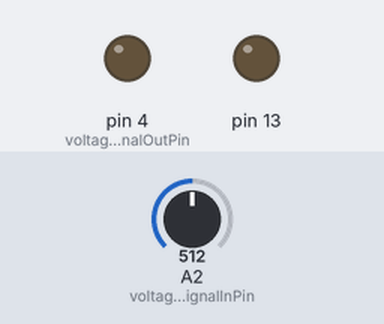
The sketch below on a simulated Arduino Uno, built with avr-gcc and run on an emulated ATmega328P. Shown: output pins drawn as LEDs (lit = HIGH). Inputs (shaded band) come from the test bench; at power-on: A2 (voltageSignalInPin) = 512. What the sketch prints to the serial monitor is not drawn.

Above: at 0.2 s.
Timing chart, 0 to 1.9 s (numbered marks = the images above):
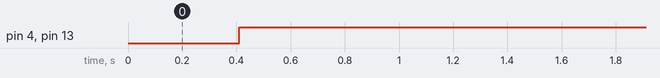

Measured:
- by itself, pin 4 (voltageSignalOutPin), pin 13: LOW → HIGH at 0.41 s

The sketch:

LowVoltageDetector.ino
```cpp
int voltageSignalOutPin = 4;
int voltageSignalInPin = A2;

double singleVoltageThreshold = 2.7;

int numberOfBatteriesInSeries = 3;

double voltageThreshold = singleVoltageThreshold * numberOfBatteriesInSeries;

double voltageReading = 0;

bool isDebug = true;

void setup() {
  Serial.begin(9600);

  pinMode(voltageSignalOutPin, OUTPUT);
  pinMode(13, OUTPUT);

}

// the loop routine runs over and over again forever:
void loop() {

  takeReading();

  adjustOutputSignal();

  delay(1000);
}

void takeReading()
{
  int numReadings = 40;

  double total = 0;

  for (int i = 0; i<numReadings; i++)
  {
    total += analogRead(voltageSignalInPin);
    delay(10);
  }

  double average = total / numReadings;

  long result;

  // Read 1.1V reference against AVcc
  ADMUX = _BV(REFS0) | _BV(MUX3) | _BV(MUX2) | _BV(MUX1);

  delay(5); // Wait for Vref to settle

  ADCSRA |= _BV(ADSC);
  while (bit_is_set(ADCSRA,ADSC));
  result = ADCL;
  result |= ADCH<<8;
  result = 1126400L / result;
  result = result / 1000;

  voltageReading = average * (result / 1023.0) * 5;

  if (isDebug)
  {
    Serial.print("Voltage: ");
  }

  Serial.println(voltageReading);
}

void adjustOutputSignal()
{
  if (isDebug)
  {
    Serial.print("Threshold: ");
    Serial.println(voltageThreshold);
  }
  bool output = voltageReading > voltageThreshold;

  digitalWrite(voltageSignalOutPin, output);
  digitalWrite(13, output);

  if (isDebug)
  {
    Serial.print("Output: ");
    Serial.println(output);
  }

}
```
